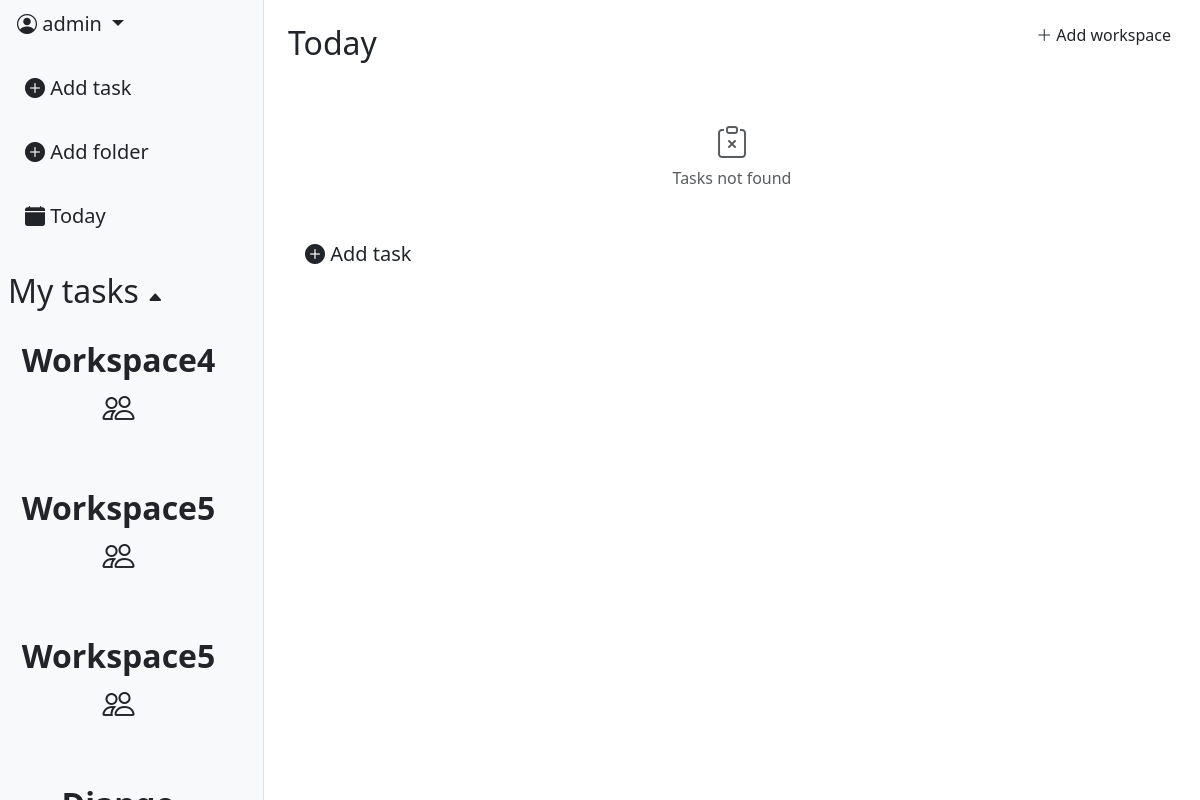
Page / (signed in) on the earlier database version.
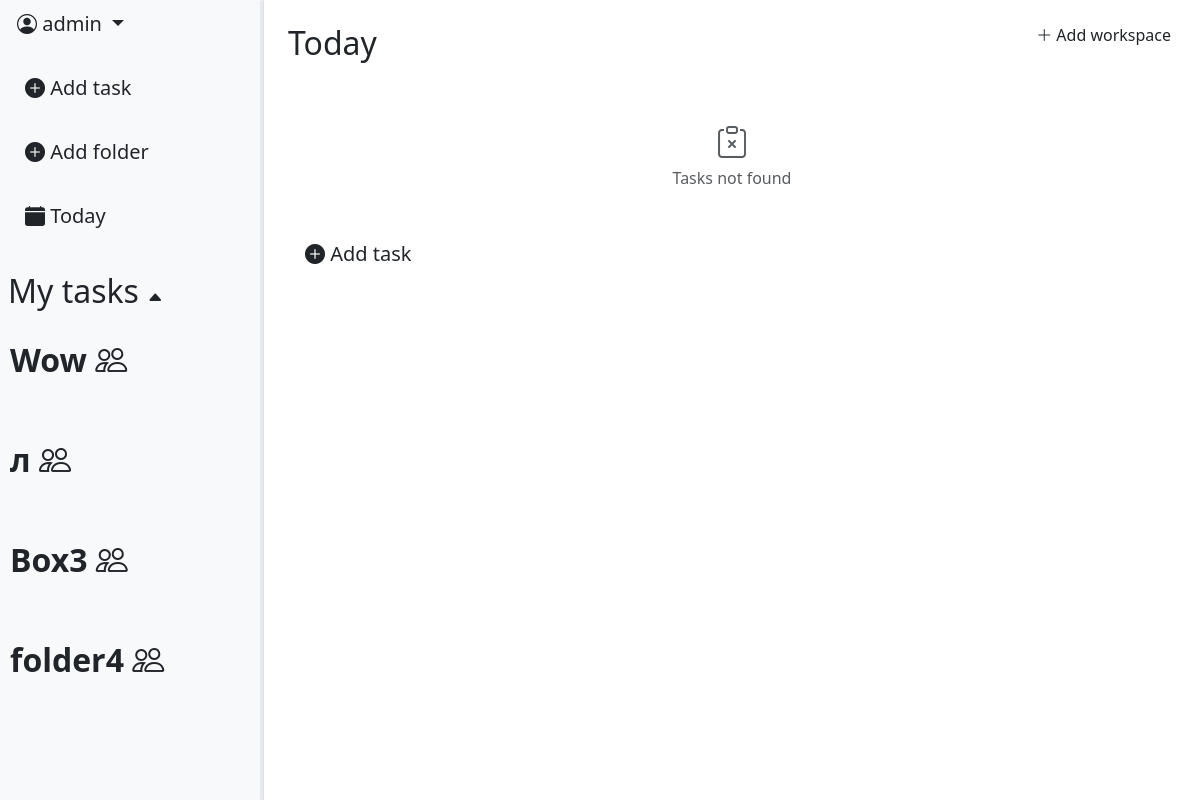
Same page on the later database version.
### task_app/models.py (models this page shows, shortened)
class Workspace(models.Model):
    INVITE_PERMISSION = [
        ("owner_only", "Only owner"),
        ("owner_admin", "Owner & Admin"),
                ]
    WORKSPACE_SPACE = [
        ("one", "Just me"),
        ("two_five", "Group (2-5)"),
        ("six_fifteen", "Team (6-15)"),
    ]
    SPACE_LIMITS = {
        "one": 1,
        "two_five": 5,
        "six_fifteen": 15,
    }
    name = models.CharField(max_length=64)
    invite_role = models.CharField(max_length=16,
                                choices=INVITE_PERMISSION,
                                default='owner_admin')
    workspace_space = models.CharField(max_length=16, choices=WORKSPACE_SPACE, default='one')
    icon = models.ImageField(null=True, blank=True)
    created_at = models.DateTimeField(auto_now_add=True)
    owner = models.ForeignKey(User,
                            on_delete=models.CASCADE,
                            related_name='workspace_creator')

### task_app/views.py (the view)
# urls.py: path('', views.TaskListView.as_view(), name="task_list"),
class TaskListView(LoginRequiredMixin, ListView):
    model = models.Task
    context_object_name = "tasks"
    template_name = "tasks/task_list.html"
    def get_queryset(self):
        queryset = models.Task.objects.filter(creator=self.request.user).prefetch_related('comments')
        folder_id = self.kwargs.get('folder_id')
        if folder_id:
            queryset = queryset.filter(folder_id=folder_id)
        else:
            queryset = queryset.filter(folder__isnull=True)
        status = self.request.GET.get('status')
        if status:
            queryset = queryset.filter(status__iexact=status)
        else:
           queryset = queryset.exclude(status__iexact="done")
        return queryset.order_by("due_date")
    def get_context_data(self, **kwargs):
        context = super().get_context_data(**kwargs)
        context["folders"] = Folder.objects.filter(creator=self.request.user, box__isnull = True)
        folder_id = self.kwargs.get('folder_id')
        if folder_id:
            context['current_folder'] = get_object_or_404(Folder, id=folder_id, creator=self.request.user)
        else:
            context['current_folder'] = None
        context["form"] = TaskFilterForm(self.request.GET)
        context["task_form"] = TaskForm()
        context["folder_form"] = FolderForm()
        context["comment_form"] = CommentForm()
        context["comments"] = models.Comment.objects.filter(
            task__creator=self.request.user).select_related('creator', 'task')
        context['workspaces'] = models.Workspace.objects.filter(
            members__member=self.request.user
        )
        context['workspace_form'] = WorkspaceForm()
        return context

### templates/tasks/task_list.html (shortened to what this page needs)
{% extends 'base.html' %}
{% load static %}
{% load custom_tags %}
{% block content %}
<div class="d-flex">
    {% include 'includes/leftbar.html' %}
    <div class="p-4" style="flex: 1 1 0; min-width: 0; position: relative;">
        <div style="position: absolute; top: 16px; right: 16px;">
            <a class="btn" data-bs-toggle="modal" data-bs-target="#WorkspaceModal">
                <i class="bi bi-plus-lg"></i> Add workspace
            </a>
        </div>
        {% if current_folder %}
            <h2>/{{ current_folder.name }}</h2>
        {% else %}
            <h2>Today</h2>
        {% endif %}
        <br>
        <ul class="list-group list-group-flush" data-simplebar style="max-height: 700px; overflow-x: hidden;">
            {% for task in tasks %}
                {% include 'includes/rightbar_task_scroll.html' with task=task %}
            {% empty %}
                <li class="list-group-item text-center py-4 text-muted">
                    <i class="bi bi-clipboard-x" style="font-size: 2rem;"></i>
                    <p class="mb-0">Tasks not found</p>
                </li>
            {% endfor %}
        </ul>
        <div class="list-group-item border-0 pt-3">
            <a class="btn btn-lg" data-bs-toggle="modal" data-bs-target="#TaskModal">
                <i class="bi bi-plus-circle-fill"></i> Add task
            </a>
        </div>
    </div>
</div>
{% endblock %}

### templates/includes/leftbar.html (shortened to what this page needs)
<div id="leftbar" class="bg-light border-end d-flex flex-column" style="width: 22%; height: 100vh; position: relative; overflow: hidden;">
    <div class="flex-shrink-0">
        <div class="dropdown-center mb-3">
            <button class="btn btn-lg dropdown-toggle" type="button" data-bs-toggle="dropdown" aria-expanded="false">
                <i class="bi bi-person-circle"></i>  {{ user.username }}
            </button>
        </div>
        <div class="d-flex flex-column align-items-start gap-3 ps-2">
            <a class="btn btn-lg"
                data-bs-toggle="modal"
                data-bs-target="#TaskModal"
                data-workspace-id="{{ workspace.pk }}">
                <i class="bi bi-plus-circle-fill"></i> Add task
            </a>
            <a class="btn btn-lg"
                data-bs-toggle="modal"
                data-bs-target="#FolderModal"
                data-workspace-id="{{ workspace.pk }}">
                <i class="bi bi-plus-circle-fill"></i> Add folder
            </a>
            <a class="btn btn-lg" href="{% url 'tasks:task_list' %}">
                <i class="bi bi-calendar-fill"></i> Today
            </a>
        </div>
    </div>
    <br>
    <div class="ps-2 mt-2">
        <h2 id="folders-toggle" style="cursor: pointer; user-select: none;">
            My tasks <span id="folders-arrow" class="bi bi-caret-up-fill" style="font-size: 16px;"></span>
        </h2>
    </div>
    <div id="workspace_list" style="flex: 1 1 0; min-height: 0; overflow-y: auto; overflow-x: hidden; margin-right: 10px;">
        <div class="d-flex flex-column align-items-start gap-3 ps-0">
            {% for workspace in workspaces %}
                <div class="folder-row d-flex align-items-center justify-content-between p-2 rounded">
                    <a
                    href="{% url 'workspace:workspace_detail' workspace.pk %}"
                    class="btn btn-lg ps-0"
                    style="font-size: 32px; font-weight: 600;"
                    >
                    {{ workspace.name }}  <i class="bi bi-people"></i>
                    </a>
                </div>
            {% endfor %}
        </div>
    </div>
    <div id="leftbar-resizer"
        style="position: absolute;
            top: 0;right: 0; width: 3.5px; height: 100%;cursor: col-resize;
            z-index: 100;">
    </div>
</div>

Differences in the rows shown:
removed Workspace: name "Workspace4"
removed Workspace: name "Workspace5"
removed Workspace: name "Workspace5"
now on this page (row edited): Workspace: name "Wow"
added Workspace: name "л"
added Workspace: name "Box3"
added Workspace: name "folder4"
